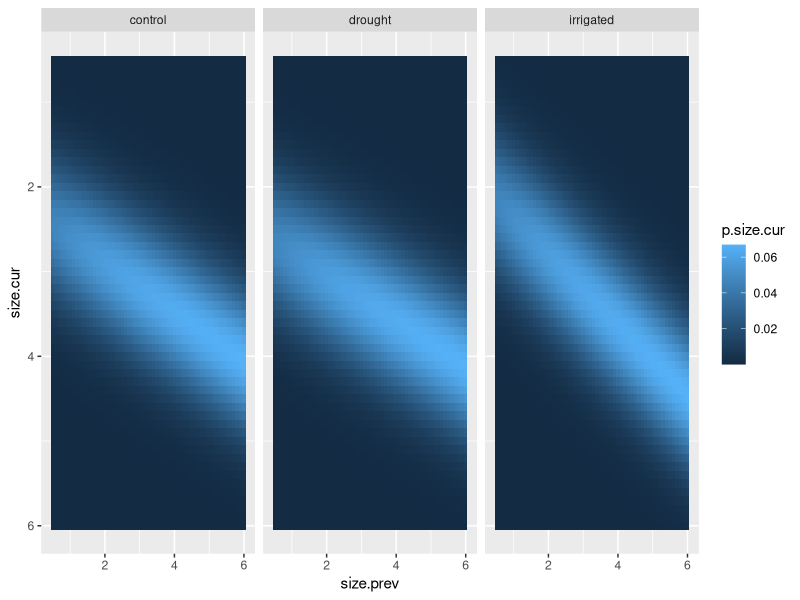

The R script that drew this image: (Note: this script raises an error after producing the figure.)
# Script for re-running reproductive vital rate models and performing model
# selection and exporting a deterministic, survival e kernel for
# IPM analysis.
# Reads in processed demo/seed (including phenology) data, 2016-2024
# (sn init july 2024)

# --- Setup ---------------------------------------------------------

library(ggplot2)
library(dplyr)
library(tidyr)
library(glmmTMB)

rm(list = ls())

all.data = merge(
  x = read.csv('01_data_cleaning/out/demo_phen_seed_2016-2024_final.csv'),
  y = read.csv('00_raw_data/plot_treatments.csv'),
  by.x = 'Plot', by.y = 'plot'
)

nrow(all.data)
head(all.data)

all.demo = all.data %>% 
  filter(in.demo) %>%
  distinct(plantid, Year, .keep_all = TRUE)

nrow(all.demo)

# Get survival dataset

# Survival dataset:
# (Two versions: a size-dependent one and a size-independent one
# almost surely we will use the size-dependent one for analysis)

demo.surv = merge(
  # Demo in time step t+1
  x = all.demo %>% 
    mutate(prev.year = Year - 1) %>%
    rename(surv.year = Year) %>%
    select(Plot, plantid, surv.year, prev.year, No.leaves, Leaf.length, surv, trt),
  # Demo in time step t
  y = all.demo %>%
    # we are *only* interested in plants alive in time step t
    filter(surv) %>%
    # Select relevant columns
    select(Plot, plantid, Year, No.leaves, Leaf.length, trt),
  by.x = c('Plot', 'plantid', 'prev.year', 'trt'),
  by.y = c('Plot', 'plantid', 'Year', 'trt'),
  suffixes = c('', '.pre'),
  all.x = FALSE, all.y = FALSE
)

head(demo.surv)
# should be less than 1
table(demo.surv$surv, useNA = 'always')
# good

# Want to get a column where we can estimate sizes
demo.surv.sizes = demo.surv %>% 
  filter(
    !is.na(Leaf.length.pre) & !is.na(No.leaves.pre) &
      Leaf.length.pre > 0 & No.leaves.pre > 0
  ) %>%
  # Get rid of 2016 records because the sizes are not reliable
  filter(prev.year > 2016) %>%
  # Add size columns
  mutate(size.prev = log(No.leaves.pre * Leaf.length.pre))

nrow(demo.surv.sizes)
table(demo.surv.sizes$surv, useNA = 'always')

# Subset for growth estimation
demo.grow = demo.surv.sizes %>% 
  filter(surv, !is.na(Leaf.length) & !is.na(No.leaves) & Leaf.length > 0 & No.leaves > 0) %>%
  mutate(size.cur = log(Leaf.length * No.leaves))

# Finally: subset surv dataset to not include 2023-2024 surv
demo.surv.sizes = demo.surv.sizes %>% filter(surv.year < 2024)

### ----- MODEL SELECTION -----

# # ------------------------------------------------
# # Fit survival models
# 
# # First question: do we need size and/or year
# # (I suspect we will)
# 
# s_0 = glmmTMB(
#   formula = surv ~ (1 | Plot),
#   family = 'binomial',
#   data = demo.surv.sizes
# )
# 
# s_y = glmmTMB(
#   formula = surv ~ (1 | surv.year) + (1 | Plot),
#   family = 'binomial',
#   data = demo.surv.sizes
# )
# 
# s_s = glmmTMB(
#   formula = surv ~ size.prev + (1 | Plot),
#   family = 'binomial',
#   data = demo.surv.sizes
# )
# 
# s_s_y = glmmTMB(
#   formula = surv ~ size.prev + (1 | surv.year) + (1 | Plot),
#   family = 'binomial',
#   data = demo.surv.sizes
# )
# 
# AIC(s_0, s_y, s_s, s_s_y) %>% mutate(daic = round(AIC - min(AIC), 2))
# 
# # Interesting! No support for year effects.
# 
# summary(s_s)
# # Increasing size increases odds of survival, unsurprisingly!
# 
# # Models to test:
# # - Treatment effect
# # - Size-treatment interaciton
# 
# s_t = glmmTMB(
#   formula = surv ~ size.prev + trt + (1 | Plot),
#   family = 'binomial',
#   data = demo.surv.sizes
# )
# 
# s_ts = glmmTMB(
#   formula = surv ~ size.prev * trt + (1 | Plot),
#   family = 'binomial',
#   data = demo.surv.sizes
# )
# 
# AIC(s_s, s_t, s_ts) %>% mutate(daic = round(AIC - min(AIC), 2))
# # No treatment effects.
# 
# # Plot of this model:
# surv.preds = data.frame(size.prev = (5:60) / 10) %>%
#   mutate(pred = predict(s_s, re.form = ~ 0, newdata = ., allow.new.levels = TRUE, type = 'response'))
# 
# head(surv.preds)
# 
# demo.surv.sizes %>%
#   mutate(surv = as.numeric(surv)) %>%
#   ggplot(aes(x = size.prev, y = surv)) +
#   geom_point(position = position_jitter(height = 0.2), alpha = 0.1, size = 3) +
#   geom_line(data = surv.preds, aes(y = pred))
# 
# # # Random effects:
# 
# # Plot level effects:
# data.frame(ranef(s_s_y)$cond$Plot) %>%
#   mutate(Plot = row.names(.)) %>%
#   rename(incp = `X.Intercept.`) %>%
#   merge(distinct(demo.surv.sizes, Plot, trt)) %>%
#   mutate(Plot = factor(Plot)) %>%
#   ggplot(aes(x = Plot, y = incp, colour = trt)) +
#   geom_point(size = 4) +
#   scale_colour_manual(values = c('black', 'red', 'blue'))
# # Definitely not seeing a clear pattern here
# 
# # Maybe slightly higher intercepts for irrigated but I trust the models
# # suggesting no treatment effect
# 
# 
# # ------------------------------------------------
# # Fit growth models
# 
# # Test for year effects
# 
# g_0 = glmmTMB(
#   size.cur ~ size.prev + (1 | Plot / plantid),
#   data = demo.grow
# )
# 
# g_y = glmmTMB(
#   size.cur ~ size.prev + (1 | prev.year) + (1 | Plot / plantid),
#   data = demo.grow
# )
# 
# AIC(g_y, g_0)
# # Yep. Support for a year effect.
# 
# # Treatment effect
# 
# g_t = glmmTMB(
#   size.cur ~ size.prev + trt + (1 | prev.year) + (1 | Plot / plantid),
#   data = demo.grow
# )
# 
# AIC(g_t, g_y)
# # Wow... no treatment effect.
# 
# # There are a couple of other things to try:
# # - treatment-year
# # - treatment-size
# # - size-year
# 
# g_ty = glmmTMB(
#   size.cur ~ size.prev + trt + (1 | prev.year) + (1 | prev.year:trt) + (1 | Plot / plantid),
#   data = demo.grow
# )
# 
# g_st.ty = glmmTMB(
#   size.cur ~ size.prev + size.prev * trt + (1 | prev.year) + (1 | prev.year:trt) + (1 | Plot / plantid),
#   data = demo.grow
# )
# 
# g_st = glmmTMB(
#   size.cur ~ size.prev * trt + (1 | prev.year) + (1 | Plot / plantid),
#   data = demo.grow
# )
# 
# g_sy = glmmTMB(
#   size.cur ~ size.prev + (size.prev | prev.year) + (1 | Plot / plantid),
#   data = demo.grow
# )
# 
# AIC(g_y, g_t, g_ty, g_st.ty, g_st, g_sy) %>% mutate(daic = round(AIC - min(AIC), 2))
# # Yep - as before, overwhelming support for the year-treatment interaction
# 
# summary(g_st.ty)
# summary(g_ty)
# # These feel like *very* weak effects on average...
# # (We also have slight advantages to both drought and irrigation...)
# 
# # glmmTMB won't let me generate predictions with half-specified random effects
# data.frame(ranef(g_st.ty)$cond$`prev.year:trt`) %>%
#   rename(intcp = `X.Intercept.`) %>%
#   mutate(year.trt = row.names(.)) %>%
#   separate(year.trt, into = c('year', 'trt'), sep = ':') %>%
#   ggplot(aes(x = year, y = intcp, colour = trt, group = trt)) +
#   geom_line() +
#   scale_colour_manual(values = c('black', 'red', 'blue'))
# # Hmm... yep pretty noisy  
# # Although if the mean effect of drought is +.12... that's actually kinda big
# # compared to the magnitude of fluctuations?
# 
# # What would results look like if I made predictions for the median plant+plot?
# abs(ranef(g_st.ty)$cond$Plot) %>% arrange(`(Intercept)`) # median plot is 13, eff is +.0222
# ranef(g_st.ty)$cond$`plantid:Plot` %>% 
#   mutate(pla = row.names(.)) %>% 
#   filter(grepl('\\_13\\:', pla)) %>% 
#   mutate(eff = `(Intercept)` + .0222) %>% 
#   arrange(abs(eff))
# # seems like median plant is our old friend 3989_13:13
# 
# expand.grid(
#   size.prev = (5:60)/10,
#   prev.year = factor(2017:2023),
#   trt = c('control', 'drought', 'irrigated')
# ) %>%
#   mutate(Plot = 13, plantid = '3989_13') %>%
#   mutate(pp = predict(g_st.ty, newdata = ., re.form = NULL)) %>%
#   ggplot(aes(x = size.prev, y = pp, colour = trt, group = trt)) +
#   geom_segment(aes(x = 0.5, y = 0.5, xend = 6, yend = 6), linetype = 2, colour = 'gray77') +
#   geom_line() +
#   scale_colour_manual(values = c('black', 'red', 'blue')) +
#   facet_wrap(~ prev.year)
# # Usually, but not always, control performing below drought...
# # (It would be cool to iterate individuals through the years...)
# 
# # Compare predictions from our two different models
# expand.grid(
#   size.prev = (5:60)/10,
#   trt = c('control', 'drought', 'irrigated')
# ) %>%
#   mutate(
#     pred.yrf = predict(g_st.ty, newdata = ., re.form = ~ 0, allow.new.levels = TRUE),
#     pred.nrf = predict(g_st, newdata = ., re.form = ~ 0, allow.new.levels = TRUE)
#   ) %>%
#   ggplot(aes(x = pred.nrf, y = pred.yrf, colour = trt)) +
#   geom_segment(aes(x = 2, y = 2, xend = 4.5, yend = 4.5), linetype = 2, colour = 'gray77') +
#   geom_point(size = 3, alpha = 0.25) +
#   labs(x = 'non-year varying', y = 'year-varying') +
#   scale_colour_manual(values = c('black', 'red', 'blue'))
# # above diagonal: greater predicted growth in year-varying model
# # below diagonal: greater predicted growth in non-year varying model
# # there's the *least* change in the control treatment...
# 
# expand.grid(
#   size.prev = (5:60)/10,
#   trt = c('control', 'drought', 'irrigated')
# ) %>%
#   mutate(
#     pred.yrf = predict(g_st.ty, newdata = ., re.form = ~ 0, allow.new.levels = TRUE),
#     pred.nrf = predict(g_st, newdata = ., re.form = ~ 0, allow.new.levels = TRUE)
#   ) %>%
#   pivot_longer(cols = c(pred.yrf, pred.nrf), names_to = 'model', values_to = 'pred') %>%
#   ggplot(aes(x = size.prev, y = pred, group = interaction(trt, model), colour = trt)) +
#   geom_segment(aes(x = .5, y = .5, xend = 6, yend = 6), linetype = 2, colour = 'gray77') +
#   geom_line(aes(linetype = model)) +
#   labs(x = 'non-year varying', y = 'year-varying') +
#   scale_colour_manual(values = c('black', 'red', 'blue'))
# # The model with the year-varying effects has less shrinkage for large plants, less growth for small plants
# 
# # I just don't trust these random effects
# AIC(g_y, g_st, g_sy) %>% mutate(daic = round(AIC - min(AIC), 2))
# 
# # Out of these, g_st appears to be best supported
# summary(g_st.ty)
# 
# expand.grid(trt = c('control', 'drought', 'irrigated'), size.prev = (5:60)/10) %>%
#   mutate(size.cur = predict(g_st.ty, re.form = ~ 0, newdata = ., allow.new.levels = TRUE)) %>%
#   ggplot(aes(x = size.prev, y = size.cur, colour = trt, group = trt)) +
#   geom_segment(aes(x = .5, y = .5, xend = 6, yend = 6), linetype = 2, linewidth = 0.25) +
#   geom_point(data = demo.grow, size = 3, alpha = 0.1) +
#   geom_line() +
#   scale_colour_manual(values = c('black', 'red', 'blue')) +
#   facet_wrap(~ trt)
# # Hmm...
# 
# # Look at residuals
# demo.grow %>%
#   mutate(resids = residuals(g_st.ty)) %>%
#   ggplot(aes(x = size.prev, y = resids, colour = trt)) +
#   geom_segment(aes(x = .5, xend = 6, y = 0, yend = 0), colour = 'gray', linetype = 2, linewidth = 0.5) +
#   scale_colour_manual(values = c('black' ,'red', 'blue')) +
#   geom_point(alpha = 0.1, size = 3)
# # Eh... a few outliers for medium-large plants...
# 
# demo.grow %>%
#   mutate(resids = residuals(g_st)) %>%
#   ggplot(aes(x = prev.year, y = resids)) +
#   geom_segment(aes(x = 2017, xend = 2023, y = 0, yend = 0), linetype = 2, linewidth = 0.5) +
#   geom_point(position = position_jitter(width = 0.4), alpha = 0.05, size = 3)
# # A few negative outliers in 2022, 2023 but nothing awful.

# ------------------------------------------------
# Construct kernels

# --- Refit final models

# Survival model
s_s = glmmTMB(
  formula = surv ~ size.prev + (1 | Plot),
  family = 'binomial',
  data = demo.surv.sizes
)

# Growth model
g_st.ty = glmmTMB(
  size.cur ~ size.prev + size.prev * trt + (1 | prev.year) + (1 | prev.year:trt) + (1 | Plot / plantid),
  data = demo.grow
)

# --- Extract parameters needed

# Residual variance in growth models
grow.sd = summary(g_st.ty)$sigma

# --- Construct and work with data frame

# Get a scaffold
grow.surv.kernel = expand.grid(
  size.prev = (5:60)/10,
  size.cur = (5:60)/10,
  trt = c('control', 'drought', 'irrigated')
)

grow.surv.kernel = grow.surv.kernel %>%
  # Predicted survival
  mutate(
    pred.surv = predict(
      newdata = .,
      object = s_s, type = 'response',
      re.form = ~ 0, allow.new.levels = TRUE
    )
  ) %>%
  # Predicted growth
  mutate(
    pred.grow.mean = predict(
      newdata = .,
      object = g_st.ty, type = 'response',
      re.form = ~ 0, allow.new.levels = TRUE
    )
  ) %>%
  # Predicted distribution of sizes in next time step
  mutate(p.grow.size = 0.1 * dnorm(size.cur, mean = pred.grow.mean, sd = grow.sd)) %>%
  # Combine all together to get overall size distribution in next time step
  mutate(p.size.cur = pred.surv * p.grow.size)

ggplot(grow.surv.kernel, aes(x = size.prev, y = size.cur)) +
  geom_tile(aes(fill = p.size.cur)) +
  scale_y_reverse() +
  facet_wrap(~ trt)

# Neat

write.csv(
  grow.surv.kernel,
  file = '03_construct_kernels/out/deterministic_growsurv_kernel.csv',
  row.names = FALSE
)


# --- Sensitivities

# Parameters of interest:
# - NOT going to do survvial ATM because survival does not vary by treatment
# - Growth model:
#   - Intercept
#   - Slope (size-dependence)
#   - Residual (standard deviation term)

# Perturbation amount
delta = 0.0001

# Get a list for outputs
outputs = vector('list', 3)

# Residual variance in growth models
grow.sd = summary(g_st.ty)$sigma

# Data frame to generate predictions for
grow.surv.kernel = expand.grid(
  size.prev = (5:60)/10,
  size.cur = (5:60)/10,
  trt = c('control', 'drought', 'irrigated')
)

# Start the perturbations

# 1: Growth model intercept

outputs[[1]] = grow.surv.kernel %>%
  # Predicted survival
  mutate(
    pred.surv = predict(
      newdata = .,
      object = s_s, type = 'response',
      re.form = ~ 0, allow.new.levels = TRUE
    )
  ) %>%
  # Predicted growth
  mutate(
    pred.grow.mean = predict(
      newdata = .,
      object = g_st.ty, type = 'response',
      newparams = g_st.ty$fit$par %>%
        (function(x) {
          x[1] <- x[1] + delta
          return(x)
        }),
      re.form = ~ 0, allow.new.levels = TRUE
    )
  ) %>%
  mutate(
    p.grow.size = 0.1 * dnorm(size.cur, pred.grow.mean, grow.sd)
  ) %>%
  # Combine all together to get overall size distribution in next time step
  mutate(p.size.cur = pred.surv * p.grow.size) %>%
  mutate(perturb.param = 'grow_int')


# 2 Growth model intercept

outputs[[2]] = grow.surv.kernel %>%
  # Predicted survival
  mutate(
    pred.surv = predict(
      newdata = .,
      object = s_s, type = 'response',
      re.form = ~ 0, allow.new.levels = TRUE
    )
  ) %>%
  # Predicted growth
  mutate(
    pred.grow.mean = predict(
      newdata = .,
      object = g_st.ty, type = 'response',
      newparams = g_st.ty$fit$par %>%
        (function(x) {
          x[2] <- x[2] + delta
          return(x)
        }),
      re.form = ~ 0, allow.new.levels = TRUE
    )
  ) %>%
  mutate(
    p.grow.size = 0.1 * dnorm(size.cur, pred.grow.mean, grow.sd)
  ) %>%
  # Combine all together to get overall size distribution in next time step
  mutate(p.size.cur = pred.surv * p.grow.size) %>%
  mutate(perturb.param = 'grow_slope')

# 3 Growth model standard deviation

outputs[[3]] = grow.surv.kernel %>%
  # Predicted survival
  mutate(
    pred.surv = predict(
      newdata = .,
      object = s_s, type = 'response',
      re.form = ~ 0, allow.new.levels = TRUE
    )
  ) %>%
  # Predicted growth
  mutate(
    pred.grow.mean = predict(
      newdata = .,
      object = g_st.ty, type = 'response',
      re.form = ~ 0, allow.new.levels = TRUE
    )
  ) %>%
  mutate(
    p.grow.size = 0.1 * dnorm(size.cur, pred.grow.mean, grow.sd + delta)
  ) %>%
  # Combine all together to get overall size distribution in next time step
  mutate(p.size.cur = pred.surv * p.grow.size) %>%
  mutate(perturb.param = 'grow_sigma')

outputs.all = do.call(rbind, outputs)

write.csv(
  outputs.all %>% select(size.prev, size.cur, trt, p.size.cur, perturb.param),
  file = '03_construct_kernels/out/deterministic_grow_coef_perturbation_no_phen.csv',
  row.names = FALSE
)
